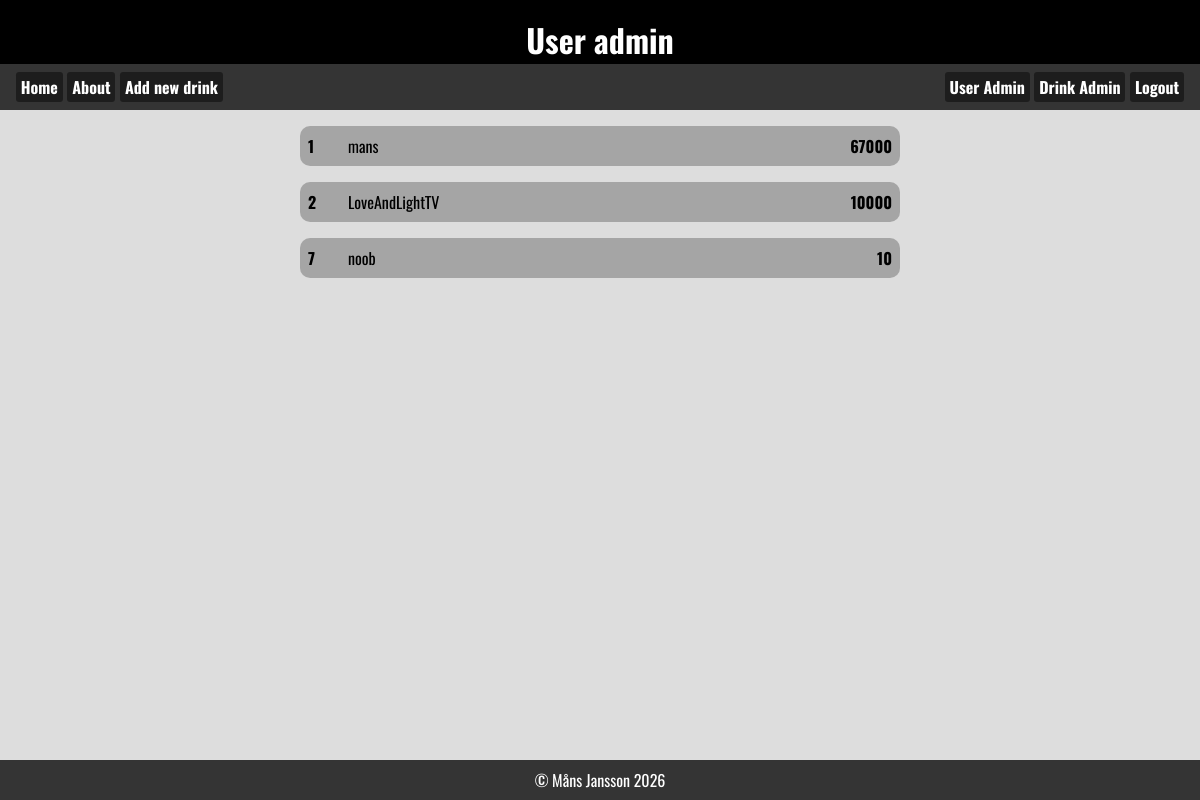
/useradmin.php (signed in), run on the app's committed database.
### tables this page shows
CREATE TABLE `tbl_user` (
  `id` int(11) NOT NULL,
  `username` varchar(32) NOT NULL,
  `password` varchar(255) NOT NULL,
  `userlevel` int(11) NOT NULL DEFAULT 5,
  `lastlogin` timestamp NOT NULL DEFAULT current_timestamp() ON UPDATE current_timestamp(),
  `realname` varchar(80) NOT NULL,
  `mail` varchar(100) NOT NULL,
  `created` timestamp NOT NULL DEFAULT current_timestamp()
);

### useradmin.php (the view, shortened to what this page needs)
<!DOCTYPE html>
<?php require_once("asset.php"); ?>
<html lang="en">
<head>
    <link rel="stylesheet" href="style.css">
</head>
<body>
    <header>
        <h1>User admin</h1>
    </header>
    <?php require_once("_nav.php"); ?>
    <main>
        <?php  if(isset($_GET['edit'])): ?>
            <?php
                $id=intval($_GET['edit']);
                $sql="SELECT * FROM tbl_user WHERE id=$id";
                $result=mysqli_query($conn, $sql);
                $user_data=mysqli_fetch_assoc($result);
            ?>
        <form action="useradmin.php" method="POST">
            <input type="hidden" name="id" value="<?=$id?>">
            <input type="hidden" name="username" value="<?=$user_data['username']?>">
            <input type="hidden" name="password" value="<?=$user_data['password']?>">
            <input type="hidden" name="created" value="<?=$user_data['created']?>">
            <div class="data"><?=$id?>&nbsp;&nbsp;<?=$user_data['username']?><br><?=$user_data['password']?><br><?=$user_data['created']?></div>
            <label for="realname">Real name:</label>
            <input type="text" name="realname" id="realname" value="<?=$user_data['realname']?>">
            <label for="mail">Email:</label>
            <input type="email" name="mail" id="mail" value="<?=$user_data['mail']?>">
            <label for="userlevel">User level: (10-300:user, 301-999:power user, 1000-9999:admin, >10000:superuser)</label>
            <input type="number" name="userlevel" id="userlevel" value="<?=$user_data['userlevel']?>">
            <label for="lastlogin">Users last log in:</label>
            <input type="datetime" name="lastlogin" id="lastlogin" value="<?=$user_data['lastlogin']?>">
            <input type="submit" name="btn_edit" value="Update user">
        </form>
        <?php else: ?>
        <?php
            $sql="SELECT * FROM tbl_user ORDER BY userlevel DESC";
            $result=mysqli_query($conn, $sql);
            while($row=mysqli_fetch_assoc($result)): ?>
                <details>
                    <summary>
                        <div class="id"><?=$row['id'];?></div>
                        <div class="user"><?=$row['username'];?></div>
                        <div class="level"><?=$row['userlevel'];?></div>
                    </summary>
                </details>
            <?php endwhile; ?>
            <?php endif;?>
    </main>
    <?php require_once("_footer.php"); ?>
</body>
</html>

### style.css (style rules this page uses)
:root { --clr_back_header:#000; --clr_header:#ffffff; --clr_back_nav:#343434; --clr_back_footer:var(--clr_back_nav); --header_font:"Oswald", sans-serif; --main_bg:#00000022; }
*, *:before, *:after { margin: 0; padding: 0; box-sizing: border-box; }
body { height:100dvh; display:flex; flex-direction: column; font-family: system-ui, sans-serif; }
main { background: var(--main_bg); }
header { background: var(--clr_back_header); color:var(--clr_header); height:4rem; padding: 1rem; font-family: var(--header_font); display: flex; justify-content: center; }
main { flex-grow: 5; display:flex; flex-direction: column; gap:1rem; padding-top: 1rem; font-family: var(--header_font); overflow-y: auto; }
summary { display:flex; width:100%; background: #0003; padding: .5rem; border-radius: 10px; }
.id { width: 40px; font-weight: bold; }
.user { flex-grow: 1; }
.level { font-weight: bold; }
details { display: flex; flex-direction: column; background: #0001; width:50%; margin-left: auto; margin-right: auto; border-radius: 10px; }
:root { --formborder: rgb(0, 0, 0, .5); --formback: rgb(0, 0, 0, .1); --formlabelcolor: rgb(0, 0, 0, .6) }

### data on the page
tbl_user: id "1", username "mans", userlevel "67000"
tbl_user: id "2", username "LoveAndLightTV", userlevel "10000"
tbl_user: id "7", username "noob", userlevel "10"
